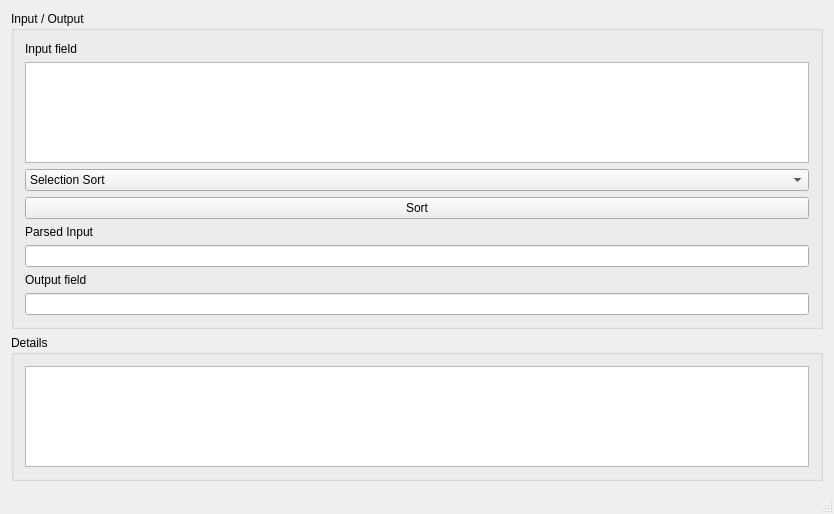
<?xml version="1.0" encoding="UTF-8"?>
<ui version="4.0">
 <class>MainWindow</class>
 <widget class="QMainWindow" name="MainWindow">
  <property name="geometry">
   <rect>
    <x>0</x>
    <y>0</y>
    <width>834</width>
    <height>514</height>
   </rect>
  </property>
  <property name="windowTitle">
   <string>Sorting Example</string>
  </property>
  <widget class="QWidget" name="centralWidget">
   <layout class="QGridLayout" name="gridLayout">
    <item row="1" column="0">
     <widget class="QGroupBox" name="groupBox_2">
      <property name="title">
       <string>Details</string>
      </property>
      <layout class="QGridLayout" name="gridLayout_3">
       <item row="0" column="0">
        <widget class="QTextBrowser" name="resultText"/>
       </item>
      </layout>
     </widget>
    </item>
    <item row="0" column="0">
     <widget class="QGroupBox" name="groupBox">
      <property name="title">
       <string>Input / Output</string>
      </property>
      <layout class="QGridLayout" name="gridLayout_2">
       <item row="5" column="0">
        <widget class="QLabel" name="label_2">
         <property name="text">
          <string>Parsed Input</string>
         </property>
        </widget>
       </item>
       <item row="1" column="0">
        <widget class="QTextEdit" name="inputField"/>
       </item>
       <item row="4" column="0">
        <widget class="QPushButton" name="pushButton">
         <property name="text">
          <string>Sort</string>
         </property>
        </widget>
       </item>
       <item row="8" column="0">
        <widget class="QLineEdit" name="outputField"/>
       </item>
       <item row="0" column="0">
        <widget class="QLabel" name="label">
         <property name="text">
          <string>Input field</string>
         </property>
        </widget>
       </item>
       <item row="3" column="0">
        <widget class="QComboBox" name="selectSort">
         <item>
          <property name="text">
           <string>Selection Sort</string>
          </property>
         </item>
         <item>
          <property name="text">
           <string>Bubble Sort</string>
          </property>
         </item>
        </widget>
       </item>
       <item row="6" column="0">
        <widget class="QLineEdit" name="parsedField"/>
       </item>
       <item row="7" column="0">
        <widget class="QLabel" name="label_3">
         <property name="text">
          <string>Output field</string>
         </property>
        </widget>
       </item>
      </layout>
     </widget>
    </item>
   </layout>
  </widget>
  <widget class="QMenuBar" name="menuBar">
   <property name="geometry">
    <rect>
     <x>0</x>
     <y>0</y>
     <width>834</width>
     <height>21</height>
    </rect>
   </property>
  </widget>
  <widget class="QStatusBar" name="statusBar"/>
 </widget>
 <layoutdefault spacing="6" margin="11"/>
 <resources/>
 <connections/>
</ui>
